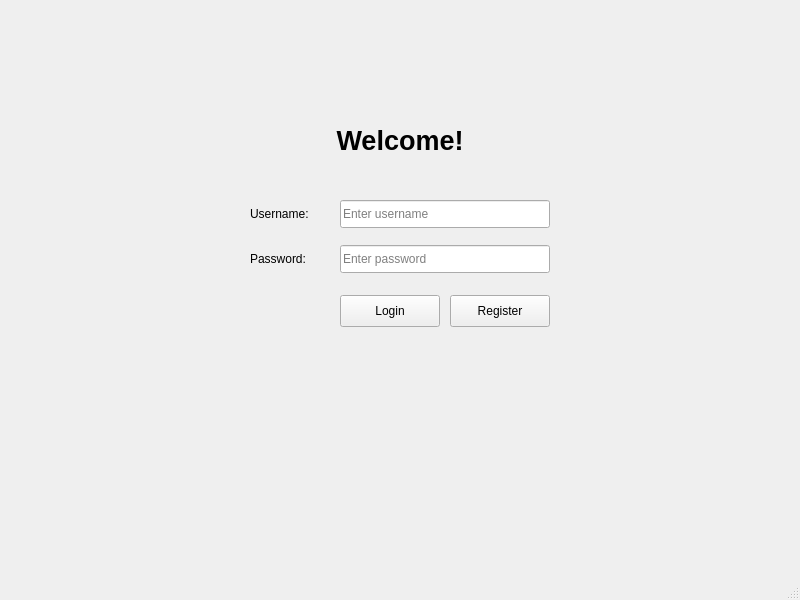
<?xml version="1.0" encoding="UTF-8"?>
<ui version="4.0">
 <class>MainWindow</class>
 <widget class="QMainWindow" name="MainWindow">
  <property name="geometry">
   <rect>
    <x>0</x>
    <y>0</y>
    <width>800</width>
    <height>600</height>
   </rect>
  </property>
  <property name="windowTitle">
   <string>Login</string>
  </property>
  <widget class="QWidget" name="centralwidget">

   <widget class="QLabel" name="labLogin">
    <property name="geometry">
     <rect>
      <x>300</x>
      <y>120</y>
      <width>200</width>
      <height>40</height>
     </rect>
    </property>
    <property name="font">
     <font>
      <pointsize>20</pointsize>
      <bold>true</bold>
     </font>
    </property>
    <property name="alignment">
     <set>Qt::AlignCenter</set>
    </property>
    <property name="text">
     <string>Welcome!</string>
    </property>
    <property name="toolTip">
     <string>Welcome! Please log in below.</string>
    </property>
   </widget>

   <widget class="QLabel" name="labUsername">
    <property name="geometry">
     <rect>
      <x>250</x>
      <y>200</y>
      <width>80</width>
      <height>28</height>
     </rect>
    </property>
    <property name="text">
     <string>Username:</string>
    </property>
   </widget>
   <widget class="QLineEdit" name="txUsername">
    <property name="geometry">
     <rect>
      <x>340</x>
      <y>200</y>
      <width>210</width>
      <height>28</height>
     </rect>
    </property>
    <property name="placeholderText">
     <string>Enter username</string>
    </property>
    <property name="toolTip">
     <string>Type your username here.</string>
    </property>
   </widget>

   <widget class="QLabel" name="labPassword">
    <property name="geometry">
     <rect>
      <x>250</x>
      <y>245</y>
      <width>80</width>
      <height>28</height>
     </rect>
    </property>
    <property name="text">
     <string>Password:</string>
    </property>
   </widget>
   <widget class="QLineEdit" name="txPassword">
    <property name="geometry">
     <rect>
      <x>340</x>
      <y>245</y>
      <width>210</width>
      <height>28</height>
     </rect>
    </property>
    <property name="echoMode">
     <enum>QLineEdit::Password</enum>
    </property>
    <property name="placeholderText">
     <string>Enter password</string>
    </property>
    <property name="toolTip">
     <string>Type your password here.</string>
    </property>
   </widget>

   <widget class="QPushButton" name="Enterbtn">
    <property name="geometry">
     <rect>
      <x>340</x>
      <y>295</y>
      <width>100</width>
      <height>32</height>
     </rect>
    </property>
    <property name="text">
     <string>Login</string>
    </property>
    <property name="toolTip">
     <string>Click to login</string>
    </property>
   </widget>

   <widget class="QPushButton" name="btnres">
    <property name="geometry">
     <rect>
      <x>450</x>
      <y>295</y>
      <width>100</width>
      <height>32</height>
     </rect>
    </property>
    <property name="text">
     <string>Register</string>
    </property>
    <property name="toolTip">
     <string>Click to register a new account</string>
    </property>
   </widget>

   <widget class="QLabel" name="statusLabel">
    <property name="geometry">
     <rect>
      <x>250</x>
      <y>345</y>
      <width>300</width>
      <height>20</height>
     </rect>
    </property>
    <property name="text">
     <string></string>
    </property>
    <property name="alignment">
     <set>Qt::AlignCenter</set>
    </property>
   </widget>

  </widget>
  <widget class="QMenuBar" name="menubar">
   <property name="geometry">
    <rect>
     <x>0</x>
     <y>0</y>
     <width>800</width>
     <height>21</height>
    </rect>
   </property>
  </widget>
  <widget class="QStatusBar" name="statusbar"/>
 </widget>

</ui>
